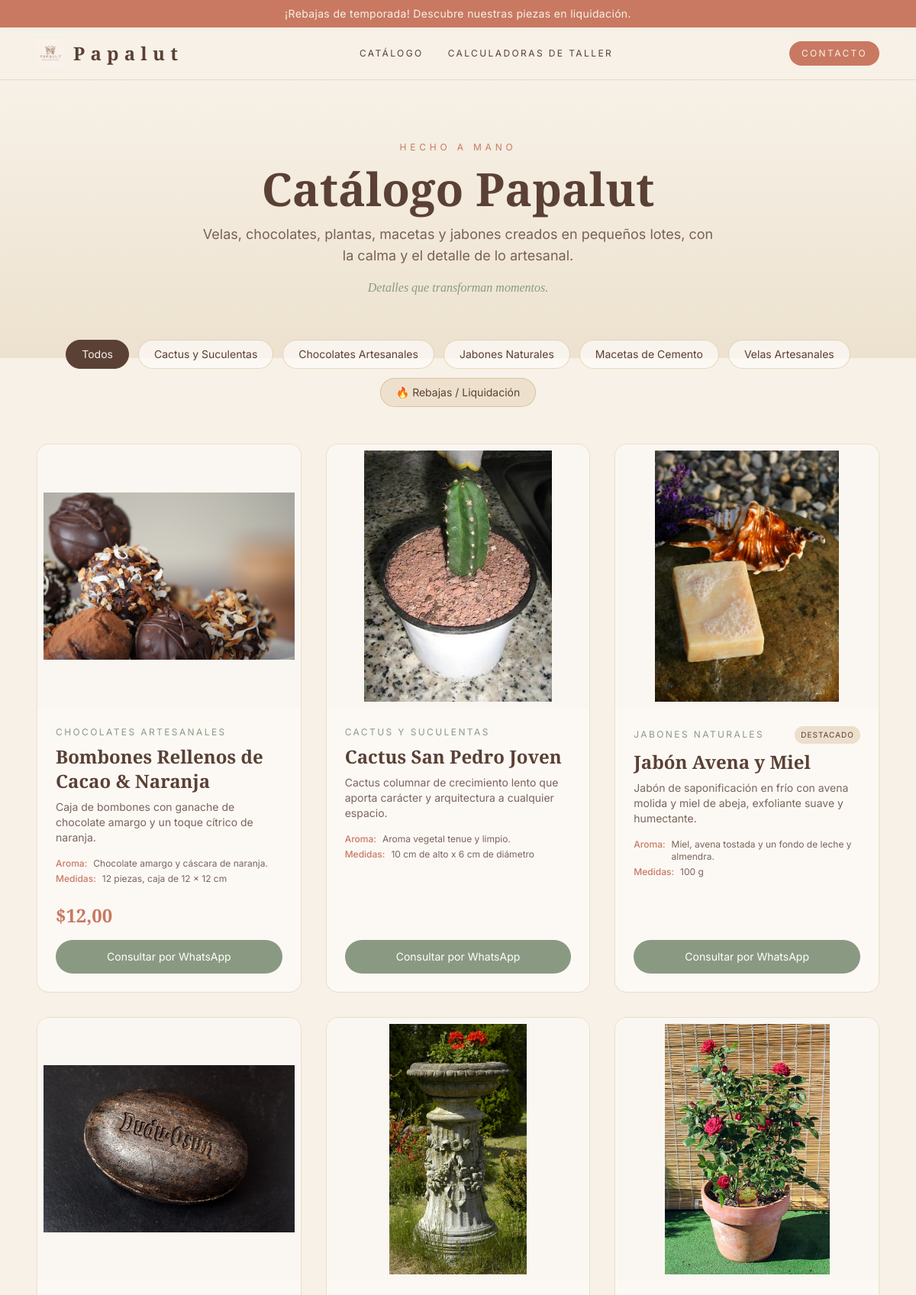
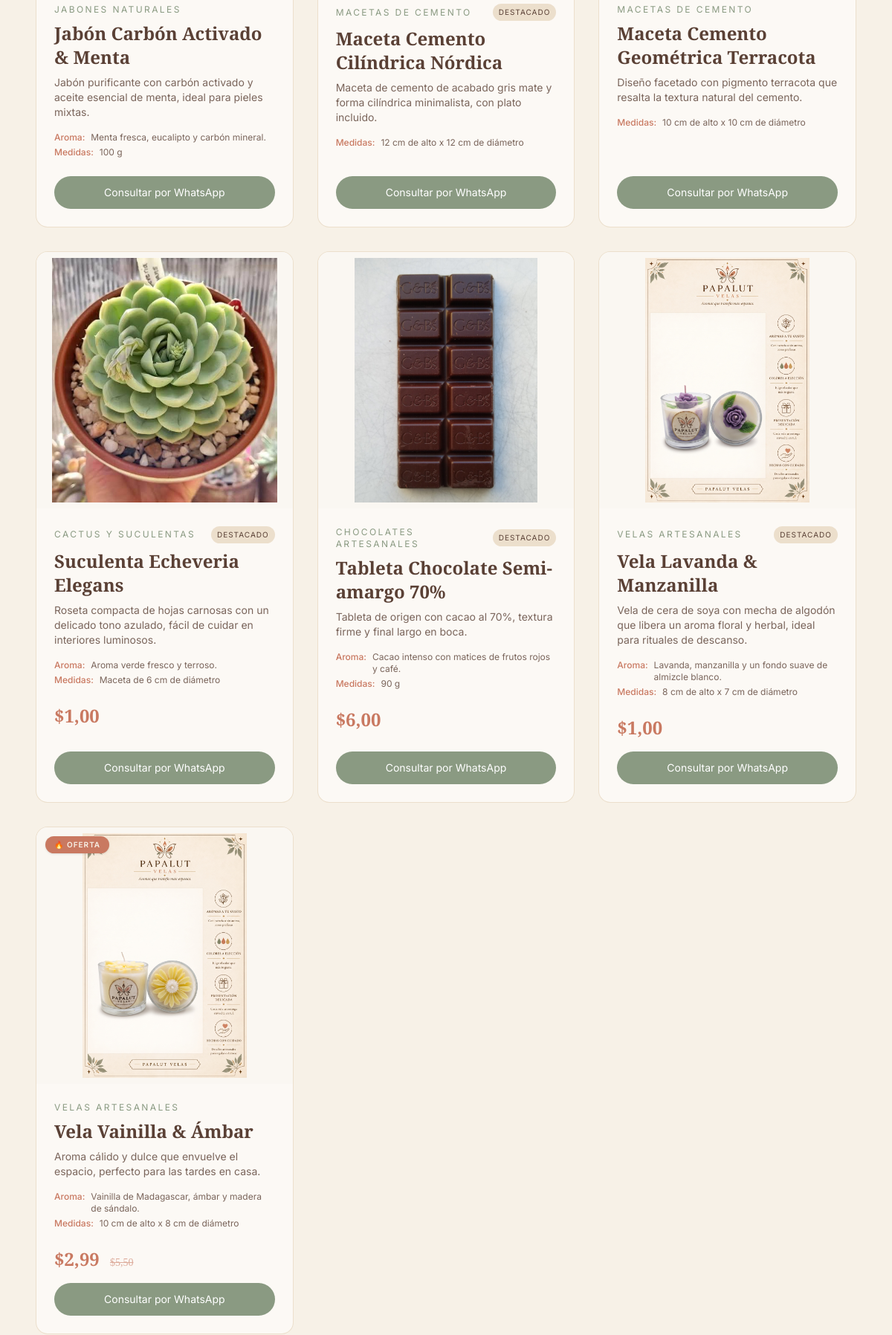
The page / (upper part) on the database its author committed (2 pictures, top to bottom).
### catalogo/models.py (models this page shows, shortened)
class ConfiguracionSitio(models.Model):
    nombre_tienda = models.CharField(max_length=100, default="Papalut")
    url_publica_sitio = models.URLField(
        blank=True,
        verbose_name="URL pública del sitio",
        help_text="Dominio usado en los códigos QR de las fichas (ej. "
                  "https://papalut.com). Si se deja vacío se usa el host actual.",
    )
    hero_subtitulo_superior = models.CharField(
        max_length=100,
        default="HECHO A MANO",
        verbose_name="Texto superior pequeño (Kicker)",
    )
    hero_titulo = models.CharField(
        max_length=150,
        default="Catálogo Papalut",
        verbose_name="Título principal del catálogo",
    )
    hero_descripcion = models.TextField(
        default=(
            "Velas, chocolates, plantas, macetas y jabones creados en pequeños "
            "lotes, con la calma y el detalle de lo artesanal."
        ),
        verbose_name="Párrafo descriptivo principal",
    )
    eslogan_marca = models.CharField(
        max_length=200,
        default="Aromas que transforman espacios.",
        verbose_name="Eslogan de la marca (Hero y Footer)",
    )
    numero_whatsapp = models.CharField(
        max_length=20,
        default="50300000000",
        help_text="Número con código de país sin espacios ni +",
    )
    mensaje_whatsapp_general = models.CharField(
        max_length=255,
        default="Hola Papalut, me gustaría consultar sobre sus productos.",
        help_text="Mensaje al hacer clic en el botón de contacto del header",
    )
    mostrar_banner_anuncio = models.BooleanField(
        default=False, verbose_name="¿Mostrar barra superior de anuncio?"
    )
    texto_banner_anuncio = models.CharField(
        max_length=200,
        blank=True,
        default="¡Rebajas de temporada! Descubre nuestras piezas en liquidación.",
    )
    enlace_banner_anuncio = models.CharField(
        max_length=100,
        blank=True,
        default="?promociones=1",
        help_text="Enlace al hacer clic en el banner",
    )
    class Meta:
        verbose_name = 'configuración del sitio'
        verbose_name_plural = 'configuración del sitio'
    @classmethod
    def get_solo(cls):
        obj, _ = cls.objects.get_or_create(pk=1)
        return obj
    def whatsapp_url(self, mensaje):
        return f'https://wa.me/{self.numero_whatsapp}?text={quote(mensaje)}'

class Categoria(models.Model):
    class Tipo(models.TextChoices):
        VELAS = 'velas', 'Velas'
        CHOCOLATES = 'chocolates', 'Chocolates'
        PLANTAS = 'plantas', 'Plantas'
        MACETAS = 'macetas', 'Macetas'
        JABONES = 'jabones', 'Jabones'
    nombre = models.CharField(max_length=100)
    slug = models.SlugField(max_length=120, unique=True)
    tipo = models.CharField(max_length=20, choices=Tipo.choices)
    descripcion = models.TextField(blank=True)
    class Meta:
        ordering = ['nombre']
        verbose_name = 'categoría'
        verbose_name_plural = 'categorías'

class Producto(models.Model):
    categoria = models.ForeignKey(
        Categoria,
        on_delete=models.CASCADE,
        related_name='productos',
    )
    nombre = models.CharField(max_length=150)
    slug = models.SlugField(max_length=180, unique=True)
    descripcion = models.TextField(blank=True)
    notas_olfativas = models.CharField(max_length=255, blank=True)
    dimensiones = models.CharField(max_length=100, blank=True)
    imagen = models.ImageField(upload_to='productos/', blank=True, null=True)
    destacado = models.BooleanField(default=False)
    activo = models.BooleanField(default=True)
    precio_unitario = models.DecimalField(
        max_digits=10, decimal_places=2, null=True, blank=True
    )
    precio_docena = models.DecimalField(
        max_digits=10, decimal_places=2, null=True, blank=True
    )
    precio_mayoreo = models.DecimalField(
        max_digits=10, decimal_places=2, null=True, blank=True
    )
    mostrar_precio_mayoreo = models.BooleanField(
        default=True, verbose_name="¿Mostrar precio mayorista?"
    )
    en_promocion = models.BooleanField(
        default=False, verbose_name="¿En promoción / liquidación?"
    )
    precio_oferta = models.DecimalField(
        max_digits=10, decimal_places=2, null=True, blank=True,
        verbose_name="Precio de oferta",
    )
    class Meta:
        ordering = ['nombre']
    def _whatsapp_url(self, mensaje):
        return ConfiguracionSitio.get_solo().whatsapp_url(mensaje)
    @property
    def whatsapp_url(self):
        return self._whatsapp_url(f'Hola Papalut, me interesa el producto "{self.nombre}".')

### catalogo/views.py (the view)
# urls.py: path('', views.inicio, name='inicio'),
def inicio(request):
    categorias = Categoria.objects.filter(productos__activo=True).distinct()
    categoria_slug = request.GET.get('categoria')
    categoria_seleccionada = None
    promociones = request.GET.get('promociones') == '1'
    productos = Producto.objects.filter(activo=True).select_related('categoria')
    if categoria_slug:
        categoria_seleccionada = categorias.filter(slug=categoria_slug).first()
        if categoria_seleccionada:
            productos = productos.filter(categoria=categoria_seleccionada)
    if promociones:
        productos = productos.filter(en_promocion=True)
    context = {
        'categorias': categorias,
        'productos': productos,
        'categoria_seleccionada': categoria_seleccionada,
        'promociones': promociones,
    }
    return render(request, 'catalogo/inicio.html', context)

### catalogo/context_processors.py (called while the page is built)
def _logo():
    for extension in LOGO_EXTENSIONS:
        name = f'images/logo.{extension}'
        if finders.find(name):
            return name
    return None

def papalut(request):
    try:
        configuracion = ConfiguracionSitio.get_solo()
        redes_sociales = list(RedSocial.objects.filter(activo=True))
    except (OperationalError, ProgrammingError):
        configuracion = ConfiguracionSitio()
        redes_sociales = []
    return {
        'configuracion': configuracion,
        'redes_sociales': redes_sociales,
        'site_logo': _logo(),
    }

### templates/catalogo/inicio.html (shortened to what this page needs)
{% extends 'base.html' %}
{% block content %}
<section
  class="relative overflow-hidden bg-gradient-to-b from-papalut-bg to-papalut-mustard/20"
>
  <div class="max-w-6xl mx-auto px-6 py-20 text-center">
    <p class="uppercase tracking-[0.4em] text-xs text-papalut-terracota mb-4">
      {{ configuracion.hero_subtitulo_superior }}
    </p>
    <h1 class="font-serif text-5xl md:text-6xl font-semibold mb-4">
      {{ configuracion.hero_titulo }}
    </h1>
    <p class="max-w-2xl mx-auto text-lg opacity-80">
      {{ configuracion.hero_descripcion }}
    </p>
    <p class="mt-4 font-serif italic text-papalut-salvia">
      {{ configuracion.eslogan_marca }}
    </p>
  </div>
</section>
<section class="relative z-10 max-w-6xl mx-auto px-6">
  <div class="flex flex-wrap gap-3 justify-center -mt-6">
    <a
      href="{% url 'inicio' %}"
      class="inline-flex items-center justify-center px-5 py-2 rounded-full text-sm border transition {% if not categoria_seleccionada %}bg-papalut-earth text-papalut-bg border-papalut-earth{% else %}bg-white/60 border-papalut-mustard/40 hover:border-papalut-terracota hover:text-papalut-terracota{% endif %}"
    >
      Todos
    </a>
    {% for c in categorias %}
    <a
      href="?categoria={{ c.slug }}"
      class="inline-flex items-center justify-center px-5 py-2 rounded-full text-sm border transition {% if categoria_seleccionada == c %}bg-papalut-earth text-papalut-bg border-papalut-earth{% else %}bg-white/60 border-papalut-mustard/40 hover:border-papalut-terracota hover:text-papalut-terracota{% endif %}"
    >
      {{ c.nombre }}
    </a>
    {% endfor %}
    <a
      href="?promociones=1"
      class="inline-flex items-center justify-center px-5 py-2 rounded-full text-sm border transition {% if promociones %}bg-papalut-terracota text-papalut-bg border-papalut-terracota{% else %}bg-papalut-mustard/20 border-papalut-mustard/50 hover:border-papalut-terracota hover:text-papalut-terracota{% endif %}"
    >
      🔥 Rebajas / Liquidación
    </a>
  </div>
  <div class="grid gap-8 sm:grid-cols-2 lg:grid-cols-3 mt-12">
    {% for p in productos %}
    <article
      class="group relative flex flex-col bg-white/60 rounded-2xl border border-papalut-mustard/30 overflow-hidden hover:shadow-lg hover:-translate-y-1 transition"
    >
      {% if p.en_promocion %}
      <span
        class="absolute top-3 left-3 z-10 bg-papalut-terracota text-papalut-bg text-[10px] font-semibold uppercase tracking-widest px-3 py-1 rounded-full shadow"
        >🔥 Oferta</span
      >
      {% endif %}
      <a
        href="{% url 'detalle_producto' p.slug %}"
        class="aspect-square bg-[#FAF7F2] flex items-center justify-center overflow-hidden"
      >
        {% if p.imagen %}
        <img
          src="{{ p.imagen.url }}"
          alt="{{ p.nombre }}"
          class="w-full h-full object-contain p-2 group-hover:scale-105 transition duration-500"
        />
        {% else %}
        <span class="font-serif text-6xl text-papalut-terracota/60"
          >{{ p.nombre|first }}</span
        >
        {% endif %}
      </a>
      <div class="flex flex-col flex-1 p-6">
        <div class="flex items-center justify-between mb-2">
          <span class="text-xs uppercase tracking-[0.2em] text-papalut-salvia"
            >{{ p.categoria.nombre }}</span
          >
          {% if p.destacado %}
          <span
            class="text-[10px] uppercase tracking-widest bg-papalut-mustard/30 text-papalut-earth px-2 py-1 rounded-full"
            >Destacado</span
          >
          {% endif %}
        </div>
        <h2 class="font-serif text-2xl font-semibold mb-2">
          <a
            href="{% url 'detalle_producto' p.slug %}"
            class="hover:text-papalut-terracota transition"
            >{{ p.nombre }}</a
          >
        </h2>
        <p class="text-sm opacity-80 mb-4">{{ p.descripcion }}</p>
        <dl class="text-xs space-y-1 mb-6">
          {% if p.notas_olfativas %}
          <div class="flex gap-2">
            <dt class="font-medium text-papalut-terracota">Aroma:</dt>
            <dd class="opacity-80">{{ p.notas_olfativas }}</dd>
          </div>
          {% endif %} {% if p.dimensiones %}
          <div class="flex gap-2">
            <dt class="font-medium text-papalut-terracota">Medidas:</dt>
            <dd class="opacity-80">{{ p.dimensiones }}</dd>
          </div>
          {% endif %}
        </dl>
        {% if p.precio_oferta or p.precio_unitario %}
        <p class="mb-4 font-serif text-2xl font-semibold text-papalut-terracota">
          {% if p.precio_oferta %}${{ p.precio_oferta }}{% else %}${{ p.precio_unitario }}{% endif %}
          {% if p.precio_oferta and p.precio_unitario %}
          <span class="ml-2 text-sm font-normal opacity-60 line-through">${{ p.precio_unitario }}</span>
          {% endif %}
        </p>
        {% endif %}
        <a
          href="{{ p.whatsapp_url }}"
          target="_blank"
          rel="noopener"
          class="mt-auto inline-flex items-center justify-center gap-2 bg-papalut-salvia text-white text-sm px-4 py-3 rounded-full hover:bg-papalut-earth transition"
        >
          Consultar por WhatsApp
        </a>
      </div>
    </article>
    {% empty %}
    <p class="col-span-full text-center py-16 opacity-60">
      Aún no hay productos disponibles en esta categoría.
    </p>
    {% endfor %}
  </div>
</section>
{% endblock %}

### templates/base.html (shortened to what this page needs)
{% load static %}
<!DOCTYPE html>
<html lang="es">
<head>
  <script src="https://cdn.tailwindcss.com"></script>
</head>
<body class="bg-papalut-bg text-papalut-earth font-sans antialiased min-h-screen flex flex-col">
  {% if configuracion.mostrar_banner_anuncio %}
    <a href="{{ configuracion.enlace_banner_anuncio }}"
       class="block bg-papalut-terracota text-papalut-bg text-center text-sm tracking-wide px-4 py-2 hover:bg-papalut-earth transition">
      {{ configuracion.texto_banner_anuncio }}
    </a>
  {% endif %}
  <header class="sticky top-0 z-50 bg-papalut-bg/90 backdrop-blur border-b border-papalut-mustard/30">
    <nav class="max-w-6xl mx-auto flex items-center justify-between gap-4 px-6 py-4">
      <a href="{% url 'inicio' %}" class="flex items-center gap-3">
        {% if site_logo %}
          <img src="{% static site_logo %}" alt="{{ configuracion.nombre_tienda }}" class="h-9 w-auto object-contain">
        {% endif %}
        <span class="font-serif text-2xl tracking-[0.3em] font-semibold">{{ configuracion.nombre_tienda }}</span>
      </a>
      <div class="hidden md:flex items-center gap-8 text-xs uppercase tracking-[0.2em]">
        <a href="{% url 'inicio' %}" class="hover:text-papalut-terracota transition">Catálogo</a>
        <a href="{% url 'calculadoras' %}" class="hover:text-papalut-terracota transition">Calculadoras de Taller</a>
      </div>
      <a href="https://wa.me/{{ configuracion.numero_whatsapp }}?text={{ configuracion.mensaje_whatsapp_general|urlencode }}" target="_blank" rel="noopener"
         class="bg-papalut-terracota text-papalut-bg text-xs uppercase tracking-[0.2em] px-4 py-2 rounded-full hover:bg-papalut-earth transition">
        Contacto
      </a>
    </nav>
  </header>
  <main class="flex-1">
    {% block content %}{% endblock %}
  </main>
</body>
</html>

### rows shown on the page
ConfiguracionSitio: texto_banner_anuncio "¡Rebajas de temporada! Descubre nuestras piezas en liquidación.", nombre_tienda "Papalut", hero_subtitulo_superior "HECHO A MANO", hero_titulo "Catálogo Papalut", hero_descripcion "Velas, chocolates, plantas, macetas y jabones creados en pequeños lotes, con la calma y el detalle de lo artesanal.", eslogan_marca "Detalles que transforman momentos."
Categoria: nombre "Cactus y Suculentas"
Categoria: nombre "Chocolates Artesanales"
Categoria: nombre "Jabones Naturales"
Categoria: nombre "Macetas de Cemento"
Categoria: nombre "Velas Artesanales"
Producto: imagen (picture), categoria.nombre "CHOCOLATES ARTESANALES", nombre "Bombones Rellenos de Cacao & Naranja", descripcion "Caja de bombones con ganache de chocolate amargo y un toque cítrico de naranja.", notas_olfativas "Chocolate amargo y cáscara de naranja.", dimensiones "12 piezas, caja de 12 x 12 cm", precio_unitario "12,00"
Producto: imagen (picture), categoria.nombre "CACTUS Y SUCULENTAS", nombre "Cactus San Pedro Joven", descripcion "Cactus columnar de crecimiento lento que aporta carácter y arquitectura a cualquier espacio.", notas_olfativas "Aroma vegetal tenue y limpio.", dimensiones "10 cm de alto x 6 cm de diámetro"
Producto: imagen (picture), categoria.nombre "JABONES NATURALES", destacado "DESTACADO", nombre "Jabón Avena y Miel", descripcion "Jabón de saponificación en frío con avena molida y miel de abeja, exfoliante suave y humectante.", notas_olfativas "Miel, avena tostada y un fondo de leche y almendra.", dimensiones "100 g"
Producto: imagen (picture), categoria.nombre "JABONES NATURALES", nombre "Jabón Carbón Activado & Menta", descripcion "Jabón purificante con carbón activado y aceite esencial de menta, ideal para pieles mixtas.", notas_olfativas "Menta fresca, eucalipto y carbón mineral.", dimensiones "100 g"
Producto: imagen (picture), categoria.nombre "MACETAS DE CEMENTO", destacado "DESTACADO", nombre "Maceta Cemento Cilíndrica Nórdica", descripcion "Maceta de cemento de acabado gris mate y forma cilíndrica minimalista, con plato incluido.", dimensiones "12 cm de alto x 12 cm de diámetro"
Producto: imagen (picture), categoria.nombre "MACETAS DE CEMENTO", nombre "Maceta Cemento Geométrica Terracota", descripcion "Diseño facetado con pigmento terracota que resalta la textura natural del cemento.", dimensiones "10 cm de alto x 10 cm de diámetro"
Producto: imagen (picture), categoria.nombre "CACTUS Y SUCULENTAS", destacado "DESTACADO", nombre "Suculenta Echeveria Elegans", descripcion "Roseta compacta de hojas carnosas con un delicado tono azulado, fácil de cuidar en interiores luminosos.", notas_olfativas "Aroma verde fresco y terroso.", dimensiones "Maceta de 6 cm de diámetro", precio_unitario "1,00"
Producto: imagen (picture), categoria.nombre "CHOCOLATES ARTESANALES", destacado "DESTACADO", nombre "Tableta Chocolate Semi-amargo 70%", descripcion "Tableta de origen con cacao al 70%, textura firme y final largo en boca.", notas_olfativas "Cacao intenso con matices de frutos rojos y café.", dimensiones "90 g", precio_unitario "6,00"
Producto: imagen (picture), categoria.nombre "VELAS ARTESANALES", destacado "DESTACADO", nombre "Vela Lavanda & Manzanilla", descripcion "Vela de cera de soya con mecha de algodón que libera un aroma floral y herbal, ideal para rituales de descanso.", notas_olfativas "Lavanda, manzanilla y un fondo suave de almizcle blanco.", dimensiones "8 cm de alto x 7 cm de diámetro", precio_unitario "1,00"
Producto: en_promocion "🔥 OFERTA", imagen (picture), categoria.nombre "VELAS ARTESANALES", nombre "Vela Vainilla & Ámbar", descripcion "Aroma cálido y dulce que envuelve el espacio, perfecto para las tardes en casa.", notas_olfativas "Vainilla de Madagascar, ámbar y madera de sándalo.", dimensiones "10 cm de alto x 8 cm de diámetro", precio_oferta "2,99", precio_unitario "5,50"
